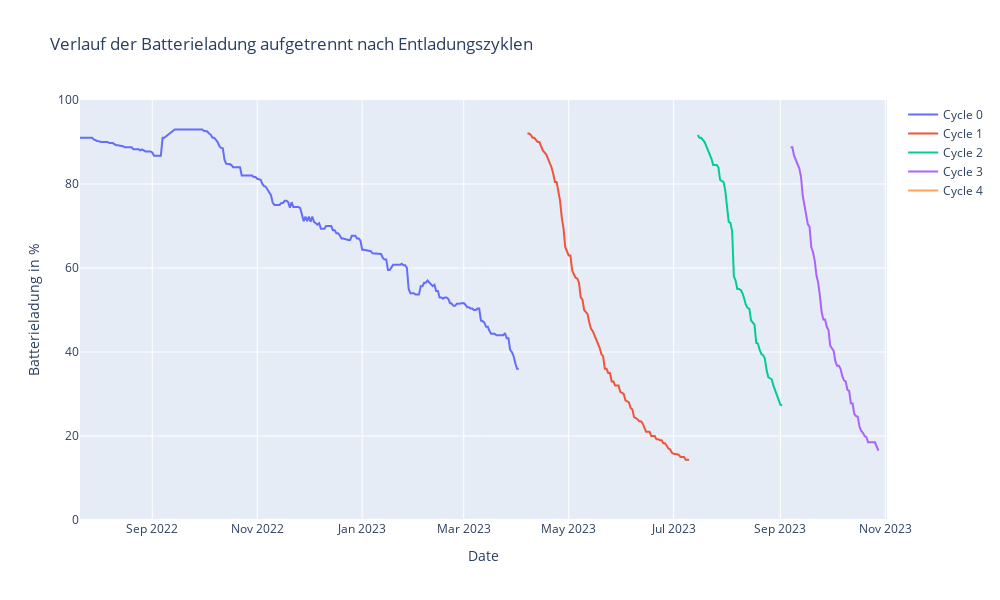

Notebook code for this chart:
### Code cell
df_cycles = prep_data.extract_cycles(df_labeled)
plots.plot_cycles(df_cycles, title="Verlauf der Batterieladung aufgetrennt nach Entladungszyklen")
